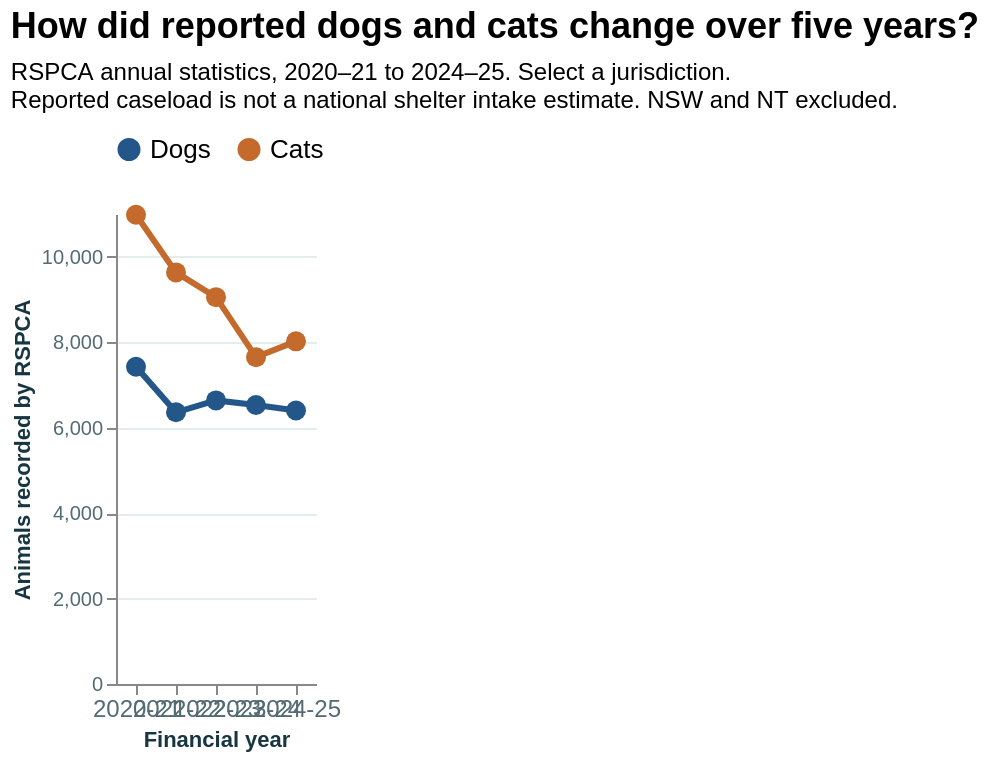

The specification (Vega-Lite) saved for this image:
### Vega-Lite specification from a JSON file in a GitHub repository (floating-point values rounded to 4 significant figures)
{"$schema": "https://vega.github.io/schema/vega-lite/v5.json", "description": "Reported RSPCA state society dogs and cats, 2020-21 to 2024-25. NSW and NT excluded due to substantial reporting coverage changes.", "width": "container", "height": 380, "background": "#ffffff", "autosize": {"type": "fit-x", "contains": "padding", "resize": true}, "title": {"text": "How did reported dogs and cats change over five years?", "subtitle": ["RSPCA annual statistics, 2020–21 to 2024–25. Select a jurisdiction.", "Reported caseload is not a national shelter intake estimate. NSW and NT excluded."], "anchor": "start", "font": "Helvetica, Arial, sans-serif", "subtitleFont": "Helvetica, Arial, sans-serif", "fontSize": 18, "subtitleFontSize": 12, "subtitlePadding": 8, "offset": 12}, "data": {"values": [{"financial_year": "2020-21", "state": "ACT", "state_name": "Australian Capital Territory", "species": "Dogs", "count": 617}, {"financial_year": "2020-21", "state": "ACT", "state_name": "Australian Capital Territory", "species": "Cats", "count": 1766}, {"financial_year": "2020-21", "state": "QLD", "state_name": "Queensland", "species": "Dogs", "count": 7424}, {"financial_year": "2020-21", "state": "QLD", "state_name": "Queensland", "species": "Cats", "count": 10983}, {"financial_year": "2020-21", "state": "SA", "state_name": "South Australia", "species": "Dogs", "count": 2257}, {"financial_year": "2020-21", "state": "SA", "state_name": "South Australia", "species": "Cats", "count": 5251}, {"financial_year": "2020-21", "state": "TAS", "state_name": "Tasmania", "species": "Dogs", "count": 109}, {"financial_year": "2020-21", "state": "TAS", "state_name": "Tasmania", "species": "Cats", "count": 971}, {"financial_year": "2020-21", "state": "VIC", "state_name": "Victoria", "species": "Dogs", "count": 3909}, {"financial_year": "2020-21", "state": "VIC", "state_name": "Victoria", "species": "Cats", "count": 9091}, {"financial_year": "2020-21", "state": "WA", "state_name": "Western Australia", "species": "Dogs", "count": 718}, {"financial_year": "2020-21", "state": "WA", "state_name": "Western Australia", "species": "Cats", "count": 726}, {"financial_year": "2021-22", "state": "ACT", "state_name": "Australian Capital Territory", "species": "Dogs", "count": 600}, {"financial_year": "2021-22", "state": "ACT", "state_name": "Australian Capital Territory", "species": "Cats", "count": 1501}, {"financial_year": "2021-22", "state": "QLD", "state_name": "Queensland", "species": "Dogs", "count": 6359}, {"financial_year": "2021-22", "state": "QLD", "state_name": "Queensland", "species": "Cats", "count": 9633}, {"financial_year": "2021-22", "state": "SA", "state_name": "South Australia", "species": "Dogs", "count": 2242}, {"financial_year": "2021-22", "state": "SA", "state_name": "South Australia", "species": "Cats", "count": 6237}, {"financial_year": "2021-22", "state": "TAS", "state_name": "Tasmania", "species": "Dogs", "count": 118}, {"financial_year": "2021-22", "state": "TAS", "state_name": "Tasmania", "species": "Cats", "count": 1365}, {"financial_year": "2021-22", "state": "VIC", "state_name": "Victoria", "species": "Dogs", "count": 3547}, {"financial_year": "2021-22", "state": "VIC", "state_name": "Victoria", "species": "Cats", "count": 6830}, {"financial_year": "2021-22", "state": "WA", "state_name": "Western Australia", "species": "Dogs", "count": 823}, {"financial_year": "2021-22", "state": "WA", "state_name": "Western Australia", "species": "Cats", "count": 898}, {"financial_year": "2022-23", "state": "ACT", "state_name": "Australian Capital Territory", "species": "Dogs", "count": 641}, {"financial_year": "2022-23", "state": "ACT", "state_name": "Australian Capital Territory", "species": "Cats", "count": 1754}, {"financial_year": "2022-23", "state": "QLD", "state_name": "Queensland", "species": "Dogs", "count": 6637}, {"financial_year": "2022-23", "state": "QLD", "state_name": "Queensland", "species": "Cats", "count": 9054}, {"financial_year": "2022-23", "state": "SA", "state_name": "South Australia", "species": "Dogs", "count": 2396}, {"financial_year": "2022-23", "state": "SA", "state_name": "South Australia", "species": "Cats", "count": 5637}, {"financial_year": "2022-23", "state": "TAS", "state_name": "Tasmania", "species": "Dogs", "count": 162}, {"financial_year": "2022-23", "state": "TAS", "state_name": "Tasmania", "species": "Cats", "count": 1552}, {"financial_year": "2022-23", "state": "VIC", "state_name": "Victoria", "species": "Dogs", "count": 3283}, {"financial_year": "2022-23", "state": "VIC", "state_name": "Victoria", "species": "Cats", "count": 6582}, {"financial_year": "2022-23", "state": "WA", "state_name": "Western Australia", "species": "Dogs", "count": 898}, {"financial_year": "2022-23", "state": "WA", "state_name": "Western Australia", "species": "Cats", "count": 968}, {"financial_year": "2023-24", "state": "ACT", "state_name": "Australian Capital Territory", "species": "Dogs", "count": 676}, {"financial_year": "2023-24", "state": "ACT", "state_name": "Australian Capital Territory", "species": "Cats", "count": 2065}, {"financial_year": "2023-24", "state": "QLD", "state_name": "Queensland", "species": "Dogs", "count": 6531}, {"financial_year": "2023-24", "state": "QLD", "state_name": "Queensland", "species": "Cats", "count": 7650}, {"financial_year": "2023-24", "state": "SA", "state_name": "South Australia", "species": "Dogs", "count": 1814}, {"financial_year": "2023-24", "state": "SA", "state_name": "South Australia", "species": "Cats", "count": 3033}, {"financial_year": "2023-24", "state": "TAS", "state_name": "Tasmania", "species": "Dogs", "count": 130}, {"financial_year": "2023-24", "state": "TAS", "state_name": "Tasmania", "species": "Cats", "count": 1063}, {"financial_year": "2023-24", "state": "VIC", "state_name": "Victoria", "species": "Dogs", "count": 2550}, {"financial_year": "2023-24", "state": "VIC", "state_name": "Victoria", "species": "Cats", "count": 4611}, {"financial_year": "2023-24", "state": "WA", "state_name": "Western Australia", "species": "Dogs", "count": 903}, {"financial_year": "2023-24", "state": "WA", "state_name": "Western Australia", "species": "Cats", "count": 918}, {"financial_year": "2024-25", "state": "ACT", "state_name": "Australian Capital Territory", "species": "Dogs", "count": 595}, {"financial_year": "2024-25", "state": "ACT", "state_name": "Australian Capital Territory", "species": "Cats", "count": 1935}, {"financial_year": "2024-25", "state": "QLD", "state_name": "Queensland", "species": "Dogs", "count": 6401}, {"financial_year": "2024-25", "state": "QLD", "state_name": "Queensland", "species": "Cats", "count": 8019}, {"financial_year": "2024-25", "state": "SA", "state_name": "South Australia", "species": "Dogs", "count": 1963}, {"financial_year": "2024-25", "state": "SA", "state_name": "South Australia", "species": "Cats", "count": 3355}, {"financial_year": "2024-25", "state": "TAS", "state_name": "Tasmania", "species": "Dogs", "count": 379}, {"financial_year": "2024-25", "state": "TAS", "state_name": "Tasmania", "species": "Cats", "count": 700}, {"financial_year": "2024-25", "state": "VIC", "state_name": "Victoria", "species": "Dogs", "count": 2015}, {"financial_year": "2024-25", "state": "VIC", "state_name": "Victoria", "species": "Cats", "count": 3830}, {"financial_year": "2024-25", "state": "WA", "state_name": "Western Australia", "species": "Dogs", "count": 975}, {"financial_year": "2024-25", "state": "WA", "state_name": "Western Australia", "species": "Cats", "count": 920}]}, "params": [{"name": "Chart8State", "value": "QLD", "bind": {"input": "select", "options": ["ACT", "QLD", "SA", "TAS", "VIC", "WA"], "labels": ["Australian Capital Territory", "Queensland", "South Australia", "Tasmania", "Victoria", "Western Australia"], "name": "Jurisdiction: "}}], "transform": [{"filter": "datum.state == Chart8State"}], "mark": {"type": "line", "point": {"filled": true, "size": 100}, "strokeWidth": 3}, "encoding": {"x": {"field": "financial_year", "type": "ordinal", "sort": ["2020-21", "2021-22", "2022-23", "2023-24", "2024-25"], "title": "Financial year", "axis": {"labelAngle": 0, "labelFontSize": 12}}, "y": {"field": "count", "type": "quantitative", "title": "Animals recorded by RSPCA", "scale": {"zero": true}, "axis": {"format": ",d", "tickCount": 5, "gridColor": "#e5ecec"}}, "color": {"field": "species", "type": "nominal", "scale": {"domain": ["Dogs", "Cats"], "range": ["#235789", "#C46A2D"]}, "legend": {"orient": "top", "title": null, "labelFontSize": 13}}, "tooltip": [{"field": "state_name", "type": "nominal", "title": "Jurisdiction"}, {"field": "financial_year", "type": "nominal", "title": "Financial year"}, {"field": "species", "type": "nominal", "title": "Species"}, {"field": "count", "type": "quantitative", "title": "Animals recorded", "format": ","}]}, "config": {"font": "Helvetica, Arial, sans-serif", "view": {"stroke": null}, "axis": {"labelFont": "Helvetica, Arial, sans-serif", "titleFont": "Helvetica, Arial, sans-serif", "labelColor": "#536b73", "titleColor": "#173642"}, "legend": {"labelFont": "Helvetica, Arial, sans-serif", "titleFont": "Helvetica, Arial, sans-serif"}, "title": {"font": "Helvetica, Arial, sans-serif", "subtitleFont": "Helvetica, Arial, sans-serif"}}}
